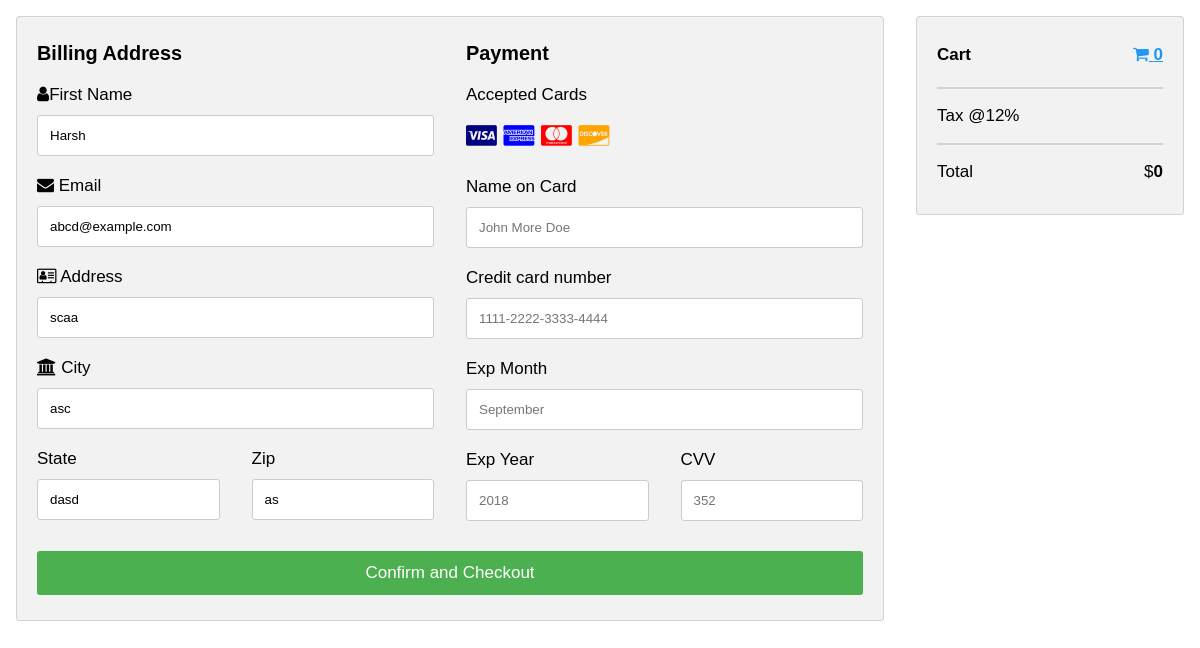
Page /checkout (signed in) on the committed database.
### tables this page shows
CREATE TABLE users 
		(userId INTEGER PRIMARY KEY, 
		password TEXT,
		email TEXT,
		firstName TEXT,
		lastName TEXT,
		address1 TEXT,
		address2 TEXT,
		zipcode TEXT,
		city TEXT,
		state TEXT,
		country TEXT, 
		phone TEXT
		);

### main.py (the view)
@app.route("/checkout")
def checkout():
    if 'email' not in session:
        return redirect(url_for('loginForm'))
    loggedIn, firstName, noOfItems = getLoginDetails()
    email = session['email']
    with sqlite3.connect('database.db') as conn:
        cur = conn.cursor()
        cur.execute("SELECT userId FROM users WHERE email = ?", (email, ))
        userId = cur.fetchone()[0]
        cur.execute("SELECT * FROM users WHERE email = ?", (email, ))
        userInfo = cur.fetchone()
        cur.execute("SELECT products.productId, products.name, products.price, products.image FROM products, kart WHERE products.productId = kart.productId AND kart.userId = ?", (userId, ))
        products = cur.fetchall()
    totalPrice = 0
    for row in products:
        totalPrice += row[2]
    return render_template("checkout.html", products = products, totalPrice=totalPrice, loggedIn=loggedIn, firstName=firstName, noOfItems=noOfItems,userInfo=userInfo)

### main.py (called while the page is built)
def getLoginDetails():
    with sqlite3.connect('database.db') as conn:
        cur = conn.cursor()
        if 'email' not in session:
            loggedIn = False
            firstName = ''
            noOfItems = 0
        else:
            loggedIn = True
            cur.execute("SELECT userId, firstName FROM users WHERE email = ?", (session['email'], ))
            userId, firstName = cur.fetchone()
            cur.execute("SELECT count(productId) FROM kart WHERE userId = ?", (userId, ))
            noOfItems = cur.fetchone()[0]
    conn.close()
    return (loggedIn, firstName, noOfItems)

### templates/checkout.html (shortened to what this page needs)
<!DOCTYPE html>
<html>
<head>
<link rel="stylesheet" href="https://cdnjs.cloudflare.com/ajax/libs/font-awesome/4.7.0/css/font-awesome.min.css">
</head>
<body>
<div class="row">
  <div class="col-75">
    <div class="container">
      <form action="/">
        <div class="row">
          <div class="col-50">
            <h3>Billing Address</h3>
            <label for="fname"><i class="fa fa-user"></i>First Name</label>
            <input type="text" id="fname" name="firstname" value={{firstName}}>
            <label for="email"><i class="fa fa-envelope"></i> Email</label>
            <input type="text" id="email" name="email" value={{userInfo[2]}}>
            <label for="adr"><i class="fa fa-address-card-o"></i> Address</label>
            <input type="text" id="adr" name="address" value={{userInfo[5]}}>
            <label for="city"><i class="fa fa-institution"></i> City</label>
            <input type="text" id="city" name="city" value={{userInfo[8]}}>
            <div class="row">
              <div class="col-50">
                <label for="state">State</label>
                <input type="text" id="state" name="state" value={{userInfo[9]}}>
              </div>
              <div class="col-50">
                <label for="zip">Zip</label>
                <input type="text" id="zip" name="zip" value={{userInfo[7]}}>
              </div>
            </div>
          </div>
          <div class="col-50">
            <h3>Payment</h3>
            <label for="fname">Accepted Cards</label>
            <div class="icon-container">
              <i class="fa fa-cc-visa" style="color:navy;"></i>
              <i class="fa fa-cc-amex" style="color:blue;"></i>
              <i class="fa fa-cc-mastercard" style="color:red;"></i>
              <i class="fa fa-cc-discover" style="color:orange;"></i>
            </div>
            <label for="cname">Name on Card</label>
            <input type="text" id="cname" name="cardname" placeholder="John More Doe">
            <label for="ccnum">Credit card number</label>
            <input type="text" id="ccnum" name="cardnumber" placeholder="1111-2222-3333-4444">
            <label for="expmonth">Exp Month</label>
            <input type="text" id="expmonth" name="expmonth" placeholder="September">
            <div class="row">
              <div class="col-50">
                <label for="expyear">Exp Year</label>
                <input type="text" id="expyear" name="expyear" placeholder="2018">
              </div>
              <div class="col-50">
                <label for="cvv">CVV</label>
                <input type="text" id="cvv" name="cvv" placeholder="352">
              </div>
            </div>
          </div>
        </div>
        <input type="submit" value="Confirm and Checkout" class="btn" onclick="init()">
      </form>
    </div>
  </div>
  <div class="col-25">
    <div class="container">
        <h4>Cart <span class="price" style="color:black"><a href="/cart"><i class="fa fa-shopping-cart"></i> <b>{{noOfItems}}</b></a></span></h4>
        <hr>
        <p  id="tax">Tax @12%<span class="price" style="color:black" ><b></b></span></p>
        <hr>
      <p>Total <span class="price" style="color:black" id="price">$<b>{{totalPrice}}</b></span></p>
    </div>
  </div>
</div>
</body>
</html>

### templates/checkout.html (style rules this page uses)
body { font-family: Arial; font-size: 17px; padding: 8px; }
* { box-sizing: border-box; }
.row { display: -ms-flexbox; display: flex; -ms-flex-wrap: wrap; flex-wrap: wrap; margin: 0 -16px; }
.col-25 { -ms-flex: 25%; flex: 25%; }
.col-50 { -ms-flex: 50%; flex: 50%; }
.col-75 { -ms-flex: 75%; flex: 75%; }
.col-25, .col-50, .col-75 { padding: 0 16px; }
.container { background-color: #f2f2f2; padding: 5px 20px 15px 20px; border: 1px solid lightgrey; border-radius: 3px; }
input[type=text] { width: 100%; margin-bottom: 20px; padding: 12px; border: 1px solid #ccc; border-radius: 3px; }
label { margin-bottom: 10px; display: block; }
.icon-container { margin-bottom: 20px; padding: 7px 0; font-size: 24px; }
.btn { background-color: #4CAF50; color: white; padding: 12px; margin: 10px 0; border: none; width: 100%; border-radius: 3px; cursor: pointer; font-size: 17px; }
a { color: #2196F3; }
hr { border: 1px solid lightgrey; }
span.price { float: right; color: grey; }

### rows in the picture
users: firstname "Harsh", email "abcd@example.com", address "scaa", city "asc", state "dasd", zip "as"

### other values in the picture
{{ noOfItems }} "0"
{{ totalPrice }} "0"
